Frame 1 (no input): blank canvas, image omitted
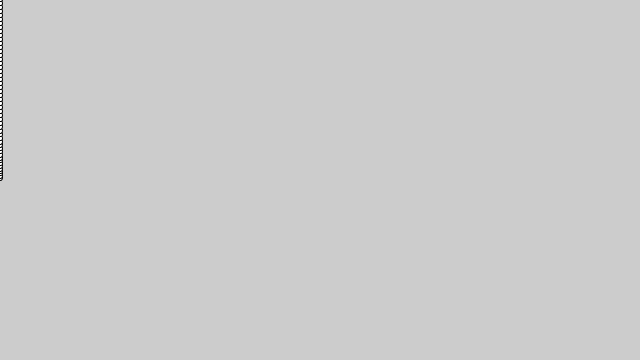
Frame 60 (the mouse pressed at the canvas centre just before this capture)
Frame 120 (the mouse held since frame 60 and released just before this capture): identical to frame 60, image omitted

The Processing sketch that drew this single still picture (run headless with seeded random() and noise(); from frame 60 on, the mouse is pressed at the canvas centre):

// Processing sketch: vectorMouseSeeking
// ── vectorMouseSeeking.pde
PVector position;
PVector velocity; 
PVector acceleration;
float maxforce = 0.1;
float maxspeed = 4;

void setup()
{
  size(640, 360);

  acceleration = new PVector(0, 0);
  velocity = new PVector(0, -2);
  position = new PVector(0, 180);
}

void draw()
{
  PVector mouse = new PVector(mouseX, mouseY);
  seek(mouse);


  // Update velocity
  velocity.add(acceleration);
  // Limit speed
  velocity.limit(maxspeed);
  position.add(velocity);
  // Reset accelerationelertion to 0 each cycle
  acceleration.mult(0);
  
  ellipse(position.x,position.y,5,5);
}

void applyForce(PVector force)
{
  acceleration.add(force);
}


void seek(PVector target) 
{
  PVector desired = PVector.sub(target, position);  // A vector pointing from the position to the target

  // Scale to maximum speed
  desired.setMag(maxspeed);

  // Steering = Desired minus velocity
  PVector steer = PVector.sub(desired, velocity);
  steer.limit(maxforce);  // Limit to maximum steering force

  applyForce(steer);
}
